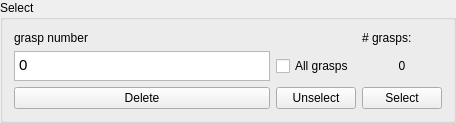
        <widget class="QGroupBox" name="groupBox_11">
         <property name="title">
          <string>Select</string>
         </property>
         <layout class="QGridLayout" name="gridLayout_7">
          <item row="0" column="0">
           <layout class="QGridLayout" name="gridLayout_6">
            <item row="1" column="0">
             <widget class="QTextEdit" name="txtGraspSGraspNumbers">
              <property name="maximumSize">
               <size>
                <width>16777215</width>
                <height>30</height>
               </size>
              </property>
              <property name="html">
               <string>&lt;!DOCTYPE HTML PUBLIC &quot;-//W3C//DTD HTML 4.0//EN&quot; &quot;http://www.w3.org/TR/REC-html40/strict.dtd&quot;&gt;
&lt;html&gt;&lt;head&gt;&lt;meta name=&quot;qrichtext&quot; content=&quot;1&quot; /&gt;&lt;style type=&quot;text/css&quot;&gt;
p, li { white-space: pre-wrap; }
&lt;/style&gt;&lt;/head&gt;&lt;body style=&quot; font-family:'Ubuntu'; font-size:11pt; font-weight:400; font-style:normal;&quot;&gt;
&lt;p style=&quot; margin-top:0px; margin-bottom:0px; margin-left:0px; margin-right:0px; -qt-block-indent:0; text-indent:0px;&quot;&gt;0&lt;/p&gt;&lt;/body&gt;&lt;/html&gt;</string>
              </property>
             </widget>
            </item>
            <item row="1" column="1">
             <widget class="QCheckBox" name="chkGraspSAllGrasps">
              <property name="text">
               <string>All grasps</string>
              </property>
              <property name="checked">
               <bool>false</bool>
              </property>
             </widget>
            </item>
            <item row="0" column="0">
             <widget class="QLabel" name="lblGraspNumbers">
              <property name="text">
               <string>grasp number</string>
              </property>
             </widget>
            </item>
            <item row="2" column="1">
             <widget class="QPushButton" name="cmdGraspSUnselect">
              <property name="sizePolicy">
               <sizepolicy hsizetype="Expanding" vsizetype="Expanding">
                <horstretch>0</horstretch>
                <verstretch>0</verstretch>
               </sizepolicy>
              </property>
              <property name="text">
               <string>Unselect</string>
              </property>
             </widget>
            </item>
            <item row="2" column="0">
             <widget class="QPushButton" name="cmdGraspSDelete">
              <property name="sizePolicy">
               <sizepolicy hsizetype="Expanding" vsizetype="Expanding">
                <horstretch>0</horstretch>
                <verstretch>0</verstretch>
               </sizepolicy>
              </property>
              <property name="text">
               <string>Delete</string>
              </property>
             </widget>
            </item>
            <item row="1" column="2">
             <widget class="QLabel" name="lblGraspSGrasps">
              <property name="text">
               <string>0</string>
              </property>
              <property name="alignment">
               <set>Qt::AlignCenter</set>
              </property>
             </widget>
            </item>
            <item row="2" column="2">
             <widget class="QPushButton" name="cmdGraspSSelect">
              <property name="sizePolicy">
               <sizepolicy hsizetype="Expanding" vsizetype="Expanding">
                <horstretch>0</horstretch>
                <verstretch>0</verstretch>
               </sizepolicy>
              </property>
              <property name="text">
               <string>Select</string>
              </property>
             </widget>
            </item>
            <item row="0" column="2">
             <widget class="QLabel" name="lblGraspNumbers_5">
              <property name="text">
               <string># grasps:</string>
              </property>
             </widget>
            </item>
           </layout>
          </item>
         </layout>
        </widget>
